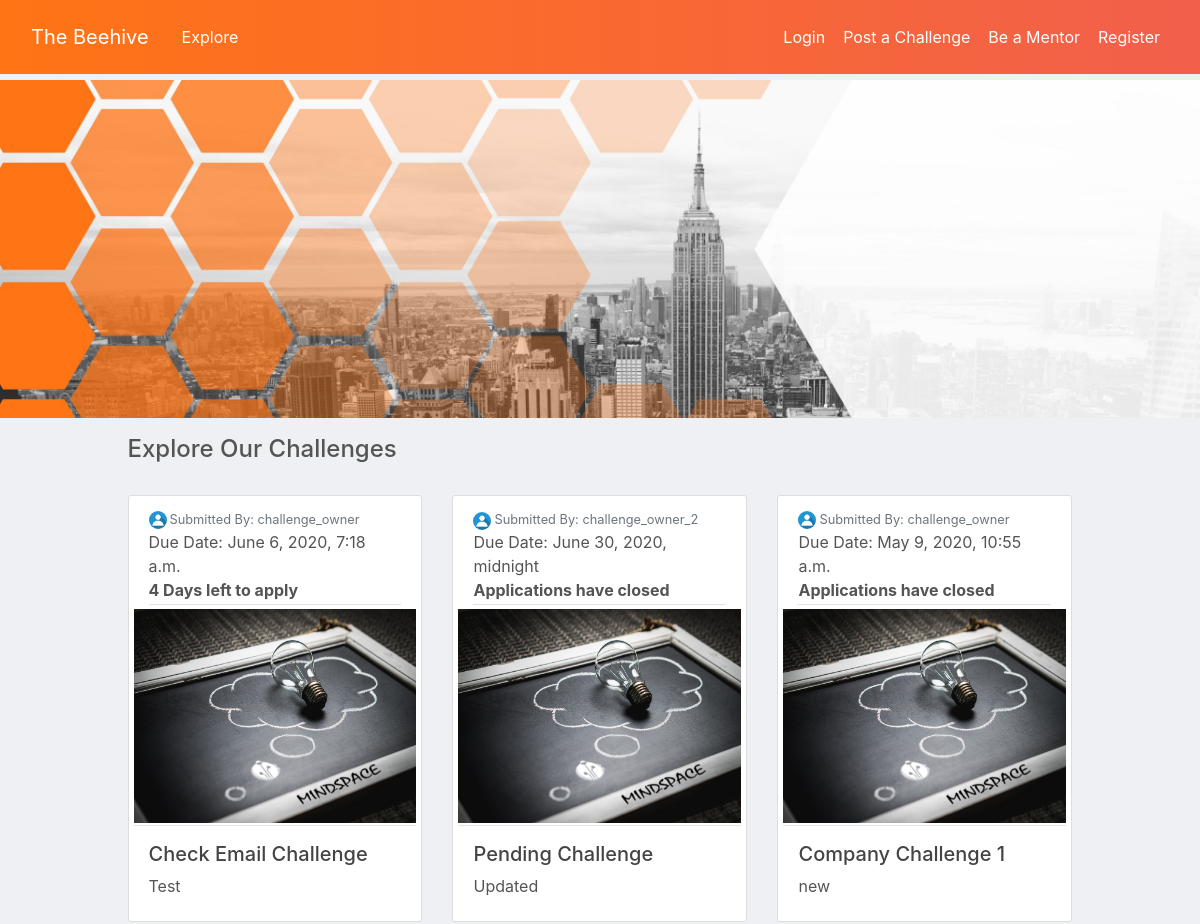
/challenges/ (upper part), run on an earlier commit of the app's database.
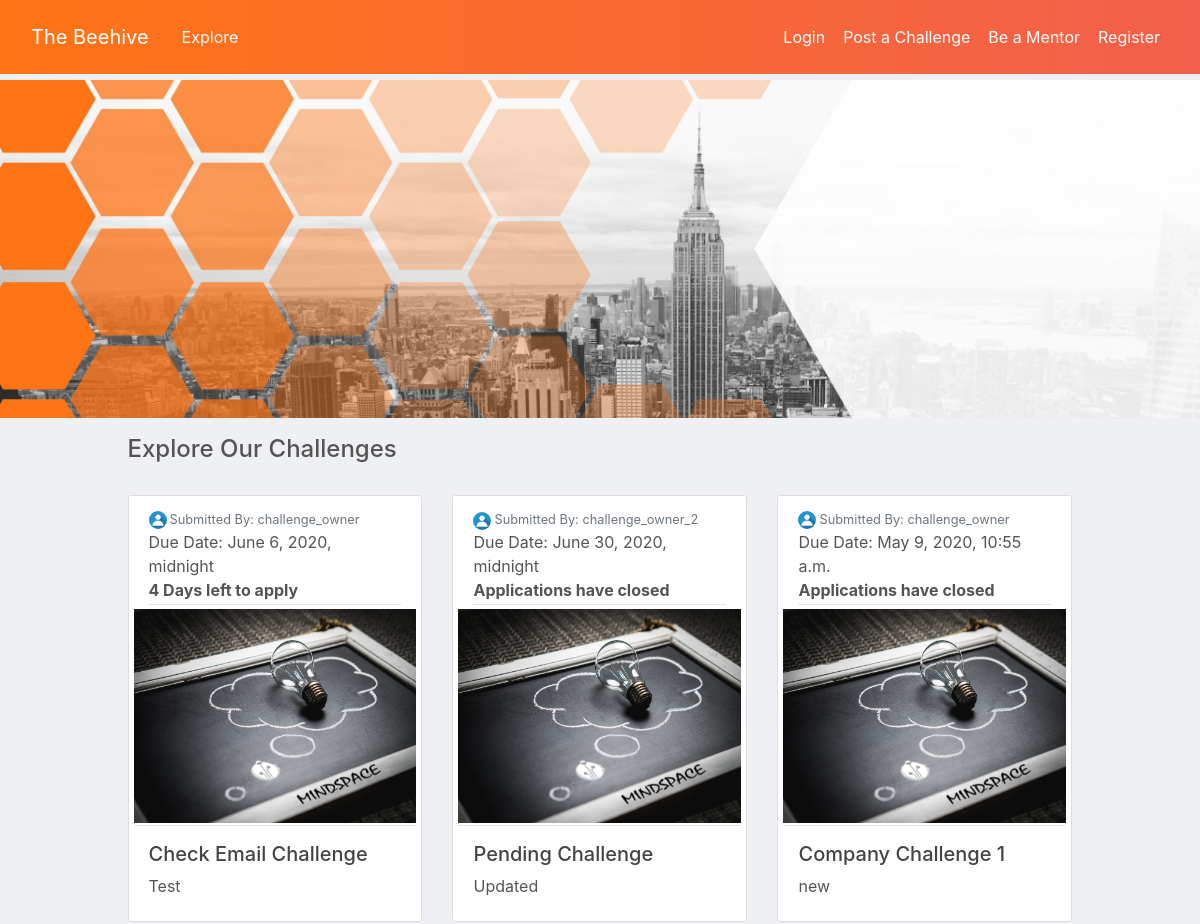
And on a later commit of the database.
### challenges/models.py (models this page shows, shortened)
class Challenge(models.Model):
    SOFTWARE = 'SW'
    DESIGN = 'DE'
    HARDWARE = 'HW'
    SCIENCE = 'SC'
    MARKETING = 'MA'
    OTHER = 'OT'
    CATEGORY_CHOICES = [
        (SOFTWARE, 'Programming'),
        (DESIGN, 'Design'),
        (HARDWARE, 'Hardware'),
        (SCIENCE, 'Science'),
        (MARKETING, 'Marketing'),
        (OTHER, 'Other'),
    ]
    name = models.CharField(max_length=30)
    assignor = models.ForeignKey(User, blank=True, null=True, on_delete=models.CASCADE, related_name='owned_challenges')
    description_small = models.TextField()
    description_small_final = models.TextField(blank=True)
    description_large = models.TextField()
    description_large_final = models.TextField(blank=True)
    assignor_website = models.URLField()
    due_date = models.DateTimeField(null=True, blank=True)
    apply_until_date = models.DateTimeField(null=True, blank=True)
    date_posted = models.DateTimeField(default=timezone.now)
    applicants = models.ManyToManyField(User, blank=True, related_name='challenges')
    admitted = models.BooleanField(default=False, blank=True)
    contact_person_full_name = models.CharField(max_length=50, null=True)
    contact_person_email = models.EmailField(null=True)
    cover_image = models.ImageField(default='default_challenge.jpg', upload_to='challenge_pics')
    prize = models.CharField(max_length=50)
    category = models.CharField(max_length=2, choices=CATEGORY_CHOICES, default=OTHER)
    @property
    def remaining_days(self):
        today = timezone.now()
        return self.apply_until_date.date() - today.date()

### users/models.py (models this page shows, shortened)
class Profile(models.Model):
    user = models.OneToOneField(User, on_delete=models.CASCADE)
    challenge_owner_account = models.BooleanField(null=True, help_text='Selecting YES will allow you to submit challenges!, Selecting NO will allow you to solve a challenge')
    image = models.ImageField(default='default.jpg', upload_to='profile_pics')

### challenges/views.py (the view)
# urls.py: path('', views.ChallengeListView.as_view(), name='challenge-home'),
class ChallengeListView(ListView):
    queryset = Challenge.objects.filter(admitted=True)
    template_name = 'challenges/challenge_list.html'
    ordering = ['-date_posted']
    paginate_by = 6

### challenges/context_processors.py (called while the page is built)
def notification_context(request):
    if request.user.is_anonymous:
        return {}
    n = Notifications.objects.filter(recipient=request.user).order_by('-timestamp')
    return {
        'notification': n,
    }

### challenges/templates/challenges/challenge_list.html (shortened to what this page needs)
{% extends 'base.html' %}
{% block content %}
<div class="col-md-10 ml-auto mr-auto">
  <h4>Explore Our Challenges</h4>
<div class='row mt-3'>
    {% for challenge in object_list %}
        {% if challenge.id|divisibleby:2 %}
        <div class='col-md-4 mt-3'>
        <article class="media content-section cust_grid">
            <div class="media-body">
              <div class="article-metadata">
                <img class="rounded-circle prof_btn_img" src="{{ challenge.assignor.profile.image.url }}"><small class="text-muted">Submitted By: {{ challenge.assignor }}</small>
                <p class="text-main my-0 py-0">Due Date: {{ challenge.due_date }}</p>
                {% if challenge.remaining_days.days > 0 %}
                    <b class='my-0 py-0'>{{ challenge.remaining_days.days }} Days left to apply</b>
                {% else %}
                    <b class='my-0 py-0'>Applications have closed</b>
                {% endif %}
              </div>
              <div class="row cover_image_cont mb-3">
                <div class="col-md-12 px-0">
                  <img class="challenge_cover" src="{{ challenge.cover_image.url }}">
                </div>
              </div>
              <h5><a class="article-title" href="{% url 'challenges:challenge-details' challenge.id %}">{{ challenge.name }}</a></h5>
              <p class="article-content">{{ challenge.description_small_final|truncatewords_html:20 }}</p>
            </div>
          </article>
        </div>
        {% endif %}
        {% if not challenge.id|divisibleby:2 %}
        <div class='col-md-4 mt-3'>
          <article class="media content-section cust_grid">
              <div class="media-body">
                <div class="article-metadata">
                  <small class="text-muted"><img class="rounded-circle prof_btn_img" src="{{ challenge.assignor.profile.image.url }}">Submitted By: {{ challenge.assignor }}</small>
                  <p class="text-main my-0 py-0">Due Date: {{ challenge.due_date }}</p>
                  {% if challenge.remaining_days.days > 0 %}
                    <b class='my-0 py-0'>{{ challenge.remaining_days.days }} Days left to apply</b>
                  {% else %}
                    <b class='my-0 py-0'>Applications have closed</b>
                  {% endif %}
                </div>
                <div class="row cover_image_cont mb-3">
                  <div class="col-md-12 px-0">
                    <img class="challenge_cover" src="{{ challenge.cover_image.url }}">
                  </div>
                </div>
                <div>
                <h5><a class="article-title" href="{% url 'challenges:challenge-details' challenge.id %}">{{ challenge.name }}</a></h5>
                <p class="article-content">{{ challenge.description_small_final|truncatewords_html:19 }}</p>
                </div>
              </div>
            </article>
          </div>
          {% endif %}
    {% endfor %}
  </div>
</div>
{% endblock content %}

What changed in the data, as far as the page shows it:
changed Challenge "Check Email Challenge": due_date "June 6, 2020, 7:18 a.m." → "June 6, 2020, midnight"
